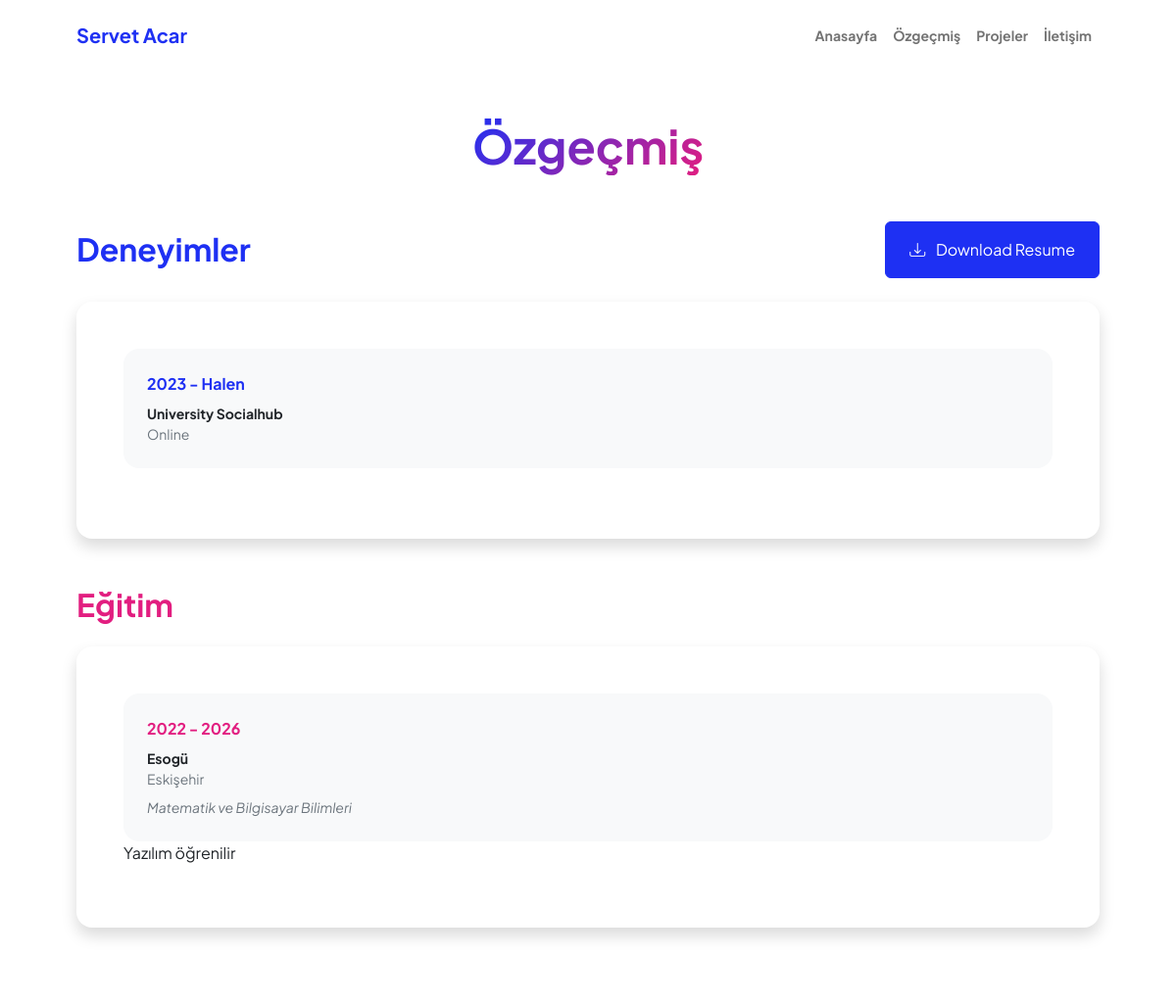
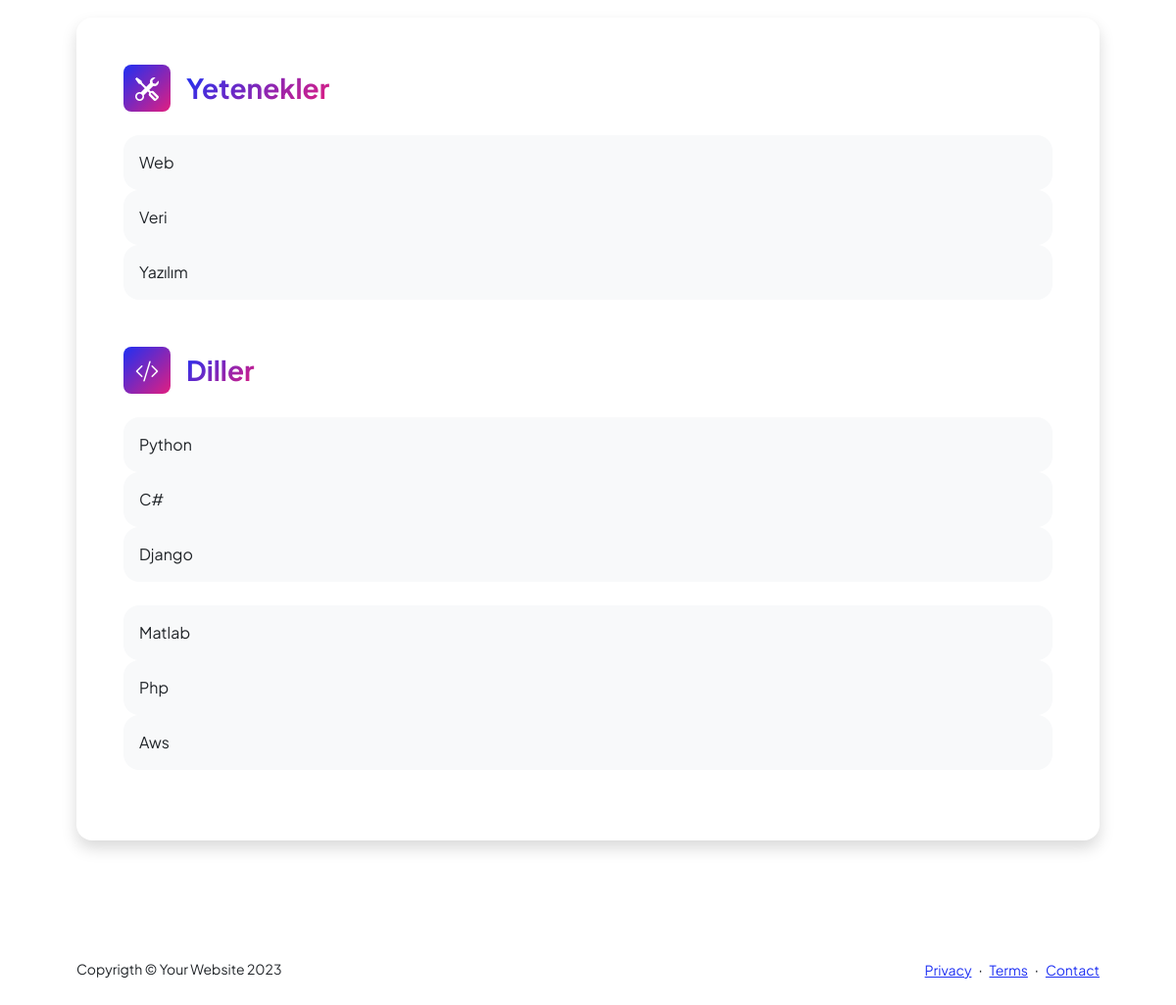
The page /ozgecmis on the database as committed earlier (2 pictures, top to bottom).
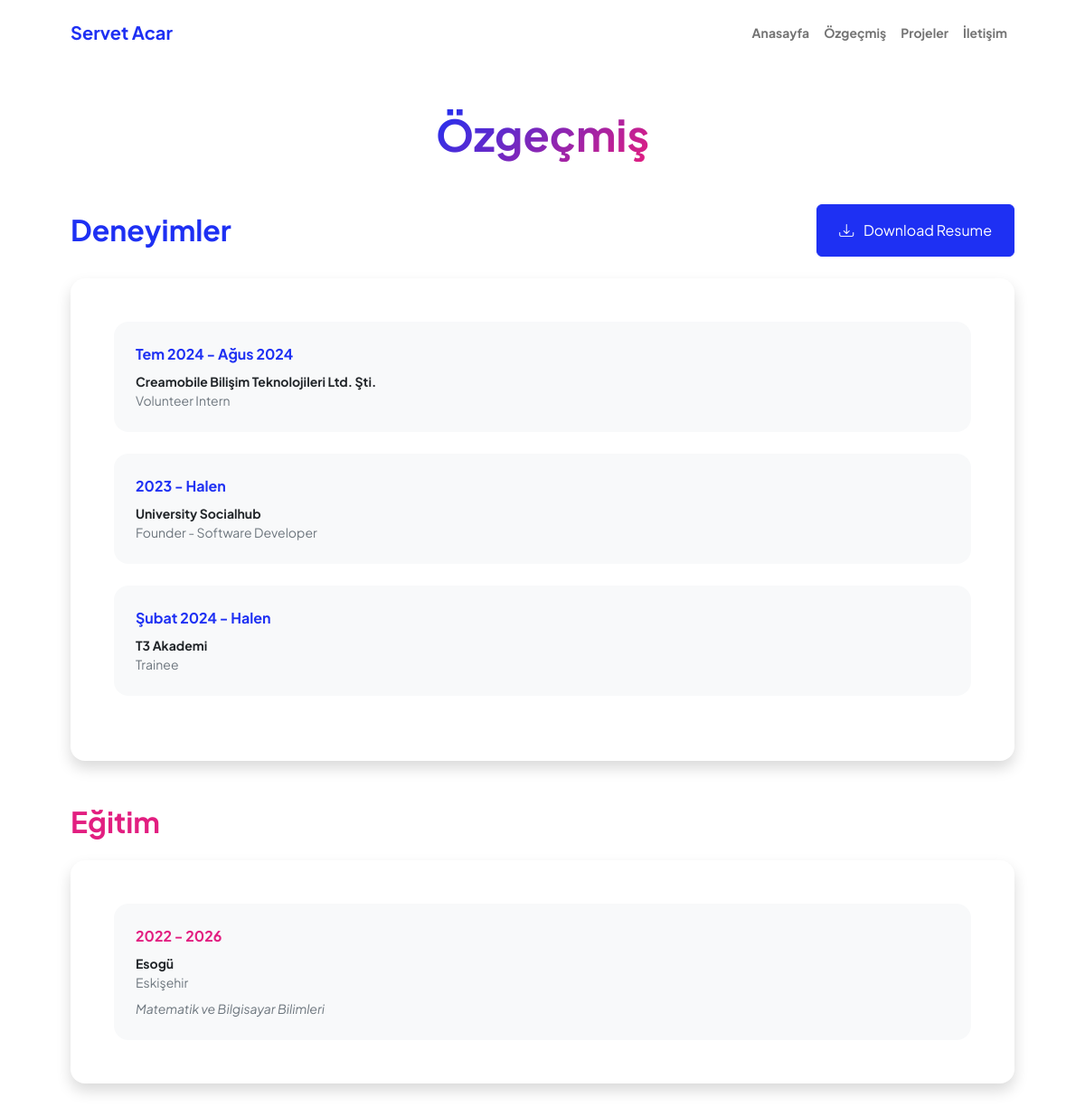
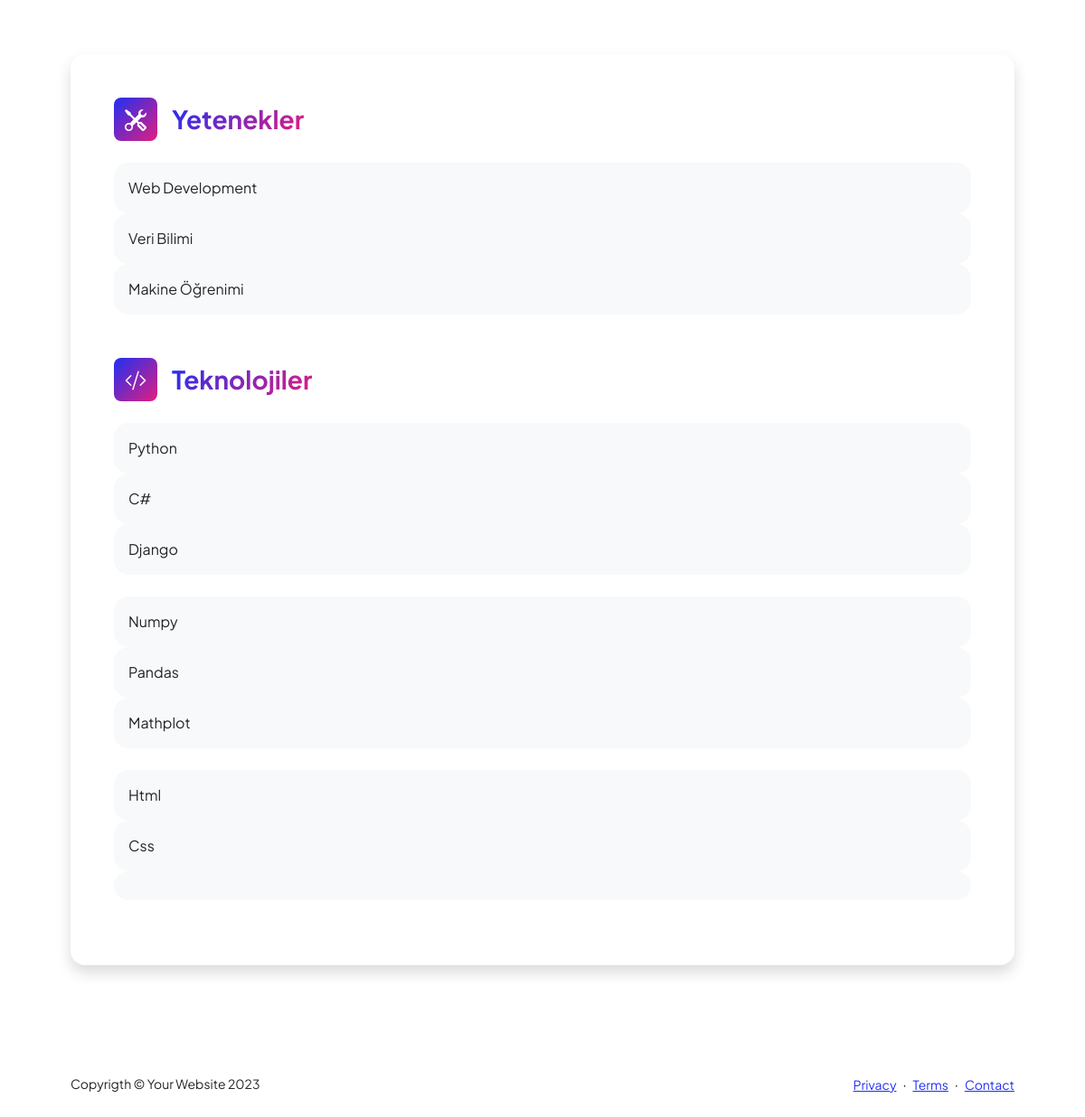
The same page on the database as committed later (2 pictures, top to bottom).
### base/models.py (models this page shows)
class Experience(models.Model):
    date_experience = models.CharField(max_length=500, null=True, blank=True)
    company_experience = models.CharField(max_length=700, null=True, blank=True)
    location_experience = models.CharField(max_length=700, null=True, blank=True)
    description_experience = RichTextField(null=True, blank=True)
    date = models.DateTimeField(auto_now=True)
    class Meta:
        verbose_name = ("Experience")
        verbose_name_plural = ("Deneyim")

class Education(models.Model):
    date_education = models.CharField(max_length=500, null=True, blank=True)
    school_education = models.CharField(max_length=700, null=True, blank=True)
    location_education = models.CharField(max_length=700, null=True, blank=True)
    departman_education = models.CharField(max_length=1000, null=True, blank=True)
    description_education = RichTextField(null=True, blank=True)
    date = models.DateTimeField(auto_now=True)
    class Meta:
        verbose_name = ("Education")
        verbose_name_plural = ("Eğitim")

class Skills(models.Model):
    text1_skills = models.TextField(null=True, blank=True)
    text2_skills = models.TextField(null=True, blank=True)
    text3_skills = models.TextField(null=True, blank=True)
    date = models.DateTimeField(auto_now=True)
    class Meta:
        verbose_name = ("Skills")
        verbose_name_plural = ("Yetenekler")

class Resume(models.Model):
    title_resume = models.CharField(max_length=300, null=True, blank=True)
    title_experience = models.CharField(max_length=300, null=True, blank=True)
    title_education = models.CharField(max_length=300, null=True, blank=True)
    title_skills = models.CharField(max_length=500, null=True, blank=True)
    title_languages = models.CharField(max_length=500, null=True, blank=True)
    date = models.DateTimeField(auto_now=True)
    class Meta:
        verbose_name = ("Resume")
        verbose_name_plural = ("Özgeçmiş")

class Language(models.Model):
    text1_languages = models.TextField(null=True, blank=True)
    text2_languages = models.TextField(null=True, blank=True)
    text3_languages = models.TextField(null=True, blank=True)
    date = models.DateTimeField(auto_now=True)
    class Meta:
        verbose_name = ("Language")
        verbose_name_plural = ("Diller")

class Footer(models.Model):
    copyright = models.CharField(max_length=400, null=True, blank=True)
    copyright_text = models.TextField(null=True, blank=True)
    privacy = models.TextField(null=True, blank=True)
    terms = models.TextField(null=True, blank=True)
    contact = models.TextField(null=True, blank=True)
    date = models.DateTimeField(auto_now=True)
    class Meta:
        verbose_name = ("Footer")
        verbose_name_plural = ("Footer")

### base/views.py (the view)
# urls.py: path('ozgecmis', views.resume, name='resume'),
def resume(request):
    navbars = Navbar.objects.first()
    mains = Main.objects.all().order_by('date')
    abouts = About.objects.all().order_by('date')
    socials = SocialMedia.objects.all().order_by('date')
    footers = Footer.objects.all().order_by('date')
    projects = Projects.objects.all().order_by('-date')
    resume_title = Resume.objects.first()
    resumes = Resume.objects.all().order_by('-date')
    experiences = Experience.objects.all().order_by('-date')
    educations = Education.objects.all().order_by('-date')
    skills = Skills.objects.all().order_by('-date')
    languages = Language.objects.all().order_by('-date')
    context = {'navbars': navbars,
               'mains': mains,
               'abouts': abouts,
               'socials': socials,
               'footers': footers,
               'projects': projects,
               'resume_title': resume_title,
               'resumes': resumes,
               'experiences': experiences,
               'educations': educations,
               'skills': skills,
               'languages': languages,
               }
    return render(request, 'base/resume.html', context)

### base/templates/base/resume.html (shortened to what the changed rows need)
{% extends 'main.html' %}
{% block content %}
{% load static %}
            <div class="container px-5 my-5">
                <div class="text-center mb-5">
                    <h1 class="display-5 fw-bolder mb-0"><span class="text-gradient d-inline">{{resume_title.title_resume}}</span></h1>
                </div>
                <div class="row gx-5 justify-content-center">
                    <div class="col-lg-11 col-xl-9 col-xxl-8">
                        <section>
                            <div class="d-flex align-items-center justify-content-between mb-4">
                                <h2 class="text-primary fw-bolder mb-0">{{resume_title.title_experience}}</h2>
                                <a class="btn btn-primary px-4 py-3" href="#!">
                                    <div class="d-inline-block bi bi-download me-2"></div>
                                    Download Resume
                                </a>
                            </div>
                            <div class="card shadow border-0 rounded-4 mb-5">
                                <div class="card-body p-5">
                                    <div class="row align-items-center gx-5">
                                        <div class="col text-center text-lg-start mb-4 mb-lg-0">
                                            {% for experience in experiences %}
                                            <div class="bg-light p-4 rounded-4">
                                                <div class="text-primary fw-bolder mb-2">{{experience.date_experience}}</div>
                                                <div class="small fw-bolder">{{experience.company_experience}}</div>
                                                <div class="small text-muted">{{experience.location_experience}}</div>
                                            </div>
                                            <br>
                                            {% endfor %}
                                        </div>
                                </div>
                            </div>
                        </section>
                        <section>
                            <h2 class="text-secondary fw-bolder mb-4">{{resume_title.title_education}}</h2>
                            <div class="card shadow border-0 rounded-4 mb-5">
                                <div class="card-body p-5">
                                    <div class="row align-items-center gx-5">
                                        {% for education in educations %}
                                        <div class="col text-center text-lg-start mb-4 mb-lg-0">
                                            <div class="bg-light p-4 rounded-4">
                                                <div class="text-secondary fw-bolder mb-2">{{education.date_education}}</div>
                                                <div class="mb-2">
                                                    <div class="small fw-bolder">{{education.school_education}}</div>
                                                    <div class="small text-muted">{{education.location_education}}</div>
                                                </div>
                                                <div class="fst-italic">
                                                    <div class="small text-muted">{{education.departman_education}}</div>
                                                </div>
                                            </div>
                                        </div>
                                        <div class="col-lg-8"><div>{{education.description_education | safe}}</div>
                                        {% endfor %}
                                    </div>
                            </div>
                        </section>
                        <section>
                            <div class="card shadow border-0 rounded-4 mb-5">
                                <div class="card-body p-5">
                                    <div class="mb-5">
                                        <div class="d-flex align-items-center mb-4">
                                            <h3 class="fw-bolder mb-0"><span class="text-gradient d-inline">{{resume_title.title_skills}}</span></h3>
                                        </div>
                                        <div class="row row-cols-1 row-cols-md-3 mb-4">
                                            {% for skill in skills %}
                                            <div class="col mb-4 mb-md-0"><div class="d-flex align-items-center bg-light rounded-4 p-3 h-100">{{skill.text1_skills}}</div></div>
                                            <br>
                                            <div class="col mb-4 mb-md-0"><div class="d-flex align-items-center bg-light rounded-4 p-3 h-100">{{skill.text2_skills}}</div></div>
                                            <br>
                                            <div class="col"><div class="d-flex align-items-center bg-light rounded-4 p-3 h-100">{{skill.text3_skills}}</div></div>
                                            {% endfor %}
                                        </div>
                                    </div>
                                    <div class="mb-0">
                                        <div class="d-flex align-items-center mb-4">
                                            <h3 class="fw-bolder mb-0"><span class="text-gradient d-inline">{{resume_title.title_languages}}</span></h3>
                                        </div>
                                        {% for language in languages %}
                                        <div class="row row-cols-1 row-cols-md-3 mb-4">
                                            <div class="col mb-4 mb-md-0"><div class="d-flex align-items-center bg-light rounded-4 p-3 h-100">{{language.text1_languages}}</div></div>
                                            <div class="col mb-4 mb-md-0"><div class="d-flex align-items-center bg-light rounded-4 p-3 h-100">{{language.text2_languages}}</div></div>
                                            <div class="col"><div class="d-flex align-items-center bg-light rounded-4 p-3 h-100">{{language.text3_languages}}</div></div>
                                        </div>
                                        {% endfor %}
                                    </div>
                                </div>
                            </div>
                        </section>
                    </div>
                </div>
            </div>
{% endblock %}

### templates/footer.html
{% load static %}
<footer class="bg-white py-4 mt-auto">
    {% for footer in footers %}
    <div class="container px-5">
        <div class="row align-items-center justify-content-between flex-column flex-sm-row">
            <div class="col-auto"><div class="small m-0">{{footer.copyright}} &copy; {{footer.copyright_text}}</div></div>
            <div class="col-auto">
                <a class="small" href="{% url 'privacy' %}">{{footer.privacy}}</a>
                <span class="mx-1">&middot;</span>
                <a class="small" href="{% url 'terms' %}">{{footer.terms}}</a>
                <span class="mx-1">&middot;</span>
                <a class="small" href="{% url 'contact' %}">{{footer.contact}}</a>
            </div>
        </div>
    </div>
    {% endfor %}
</footer>

Rows that differ between the two databases and show on the page:
removed Language: text1_languages "Matlab", text2_languages "Php", text3_languages "Aws"
changed Resume "Özgeçmiş": title_languages "Diller" → "Teknolojiler"
added Experience: date_experience "Tem 2024 - Ağus 2024", company_experience "Creamobile Bilişim Teknolojileri Ltd. Şti.", location_experience "Volunteer Intern"
changed Experience "University Socialhub": location_experience "Online" → "Founder - Software Developer"
added Experience: date_experience "Şubat 2024 - Halen", company_experience "T3 Akademi", location_experience "Trainee"
changed Education "Esogü": description_education "Yazılım öğrenilir" → (not shown)
changed Skills: text1_skills "Web" → "Web Development"; text2_skills "Veri" → "Veri Bilimi"; text3_skills "Yazılım" → "Makine Öğrenimi"
added Language: text1_languages "Numpy", text2_languages "Pandas", text3_languages "Mathplot"
added Language: text1_languages "Html", text2_languages "Css"
